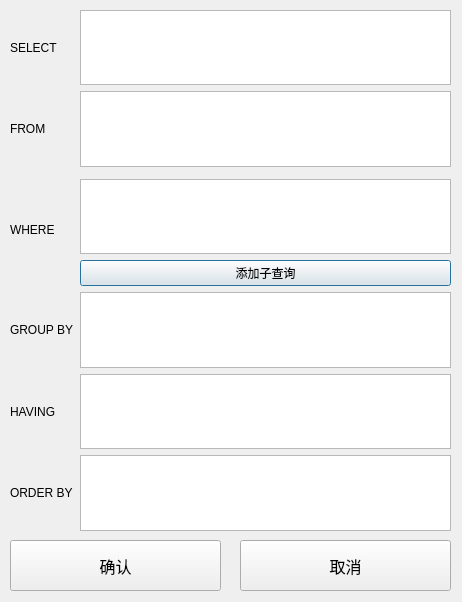
<?xml version="1.0" encoding="UTF-8"?>
<ui version="4.0">
 <class>ChildDialog</class>
 <widget class="QDialog" name="ChildDialog">
  <property name="geometry">
   <rect>
    <x>0</x>
    <y>0</y>
    <width>462</width>
    <height>602</height>
   </rect>
  </property>
  <property name="windowTitle">
   <string>Dialog</string>
  </property>
  <widget class="QWidget" name="gridLayoutWidget">
   <property name="geometry">
    <rect>
     <x>10</x>
     <y>10</y>
     <width>441</width>
     <height>521</height>
    </rect>
   </property>
   <layout class="QGridLayout" name="gridLayout">
    <item row="1" column="0">
     <widget class="QLabel" name="from_label">
      <property name="text">
       <string>FROM</string>
      </property>
     </widget>
    </item>
    <item row="6" column="1">
     <widget class="QTextEdit" name="having_in"/>
    </item>
    <item row="5" column="1">
     <widget class="QTextEdit" name="groupby_in"/>
    </item>
    <item row="7" column="1">
     <widget class="QTextEdit" name="orderby_in"/>
    </item>
    <item row="0" column="1">
     <widget class="QTextEdit" name="select_in"/>
    </item>
    <item row="1" column="1">
     <widget class="QTextEdit" name="from_in"/>
    </item>
    <item row="3" column="1">
     <widget class="QTextEdit" name="where_in"/>
    </item>
    <item row="0" column="0">
     <widget class="QLabel" name="select_label">
      <property name="text">
       <string>SELECT</string>
      </property>
     </widget>
    </item>
    <item row="7" column="0">
     <widget class="QLabel" name="orderby_label">
      <property name="text">
       <string>ORDER BY</string>
      </property>
     </widget>
    </item>
    <item row="6" column="0">
     <widget class="QLabel" name="having_label">
      <property name="text">
       <string>HAVING</string>
      </property>
     </widget>
    </item>
    <item row="5" column="0">
     <widget class="QLabel" name="groupby_label">
      <property name="text">
       <string>GROUP BY</string>
      </property>
     </widget>
    </item>
    <item row="4" column="1">
     <widget class="QPushButton" name="add_child_search_btn">
      <property name="text">
       <string>添加子查询</string>
      </property>
     </widget>
    </item>
    <item row="2" column="0" rowspan="3">
     <widget class="QLabel" name="where_label">
      <property name="text">
       <string>WHERE</string>
      </property>
     </widget>
    </item>
   </layout>
  </widget>
  <widget class="QPushButton" name="cancel_btn">
   <property name="geometry">
    <rect>
     <x>240</x>
     <y>540</y>
     <width>211</width>
     <height>51</height>
    </rect>
   </property>
   <property name="font">
    <font>
     <family>黑体</family>
     <pointsize>12</pointsize>
    </font>
   </property>
   <property name="text">
    <string>取消</string>
   </property>
  </widget>
  <widget class="QPushButton" name="accept_btn">
   <property name="geometry">
    <rect>
     <x>10</x>
     <y>540</y>
     <width>211</width>
     <height>51</height>
    </rect>
   </property>
   <property name="font">
    <font>
     <family>黑体</family>
     <pointsize>12</pointsize>
    </font>
   </property>
   <property name="text">
    <string>确认</string>
   </property>
  </widget>
 </widget>
 <resources/>
 <connections/>
</ui>
